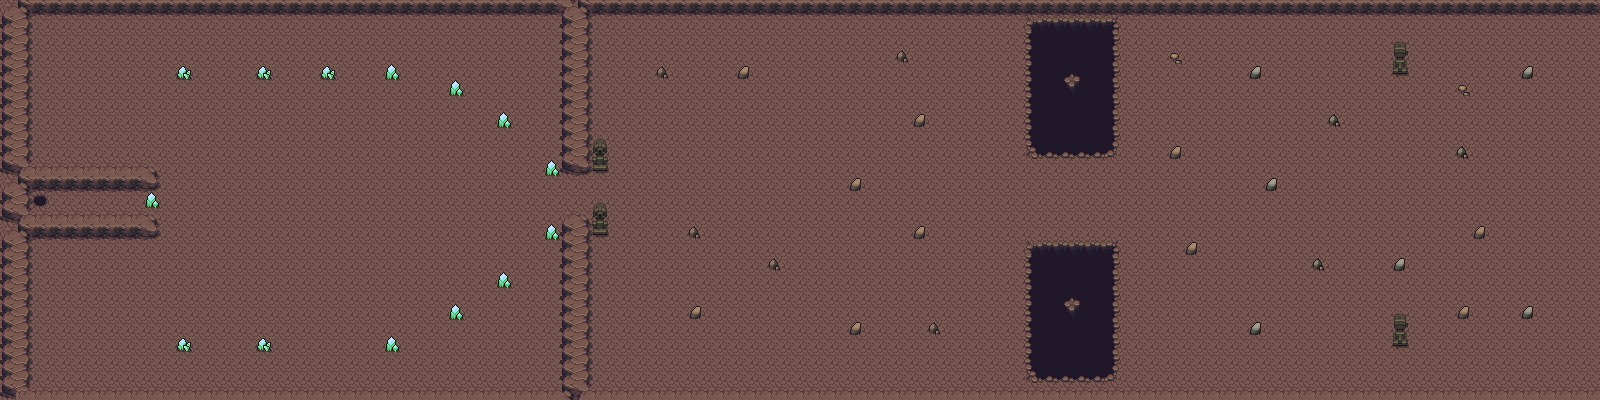

This is a level from a 2D game, rendered from its Tiled map with the project's own tilesets. A one-line summary and the map file follow, with tile-layer data summarised:
An orthogonal 100x25 tile map with 16x16 px tiles, 2 tile layers (Ground, Collisions), 2 tilesets and 41 objects.

<map version="1.2" tiledversion="1.3.4" orientation="orthogonal" renderorder="left-down" width="100" height="25" tilewidth="16" tileheight="16" infinite="0" nextlayerid="4" nextobjectid="43">
 <tileset firstgid="1" source="../Art/Style1/cave.tsx" />
 <tileset firstgid="1001" source="../Art/Style2/tileset_cave.tsx" />
 <layer id="1" name="Ground" width="100" height="25">
  <data>[2500 cells, 2500 non-empty, 1 distinct tile ids]</data>
 </layer>
 <layer id="2" name="Collisions" width="100" height="25">
  <data>[2500 cells, 481 non-empty, 38 distinct tile ids]</data>
 </layer>
 <objectgroup id="3" name="Collisions Mask">
  <object id="1" x="-0.5" y="-1" width="1601" height="16.5" />
  <object id="2" x="-0.5" y="15.5" width="32" height="151" />
  <object id="3" x="0" y="165.5" width="158" height="23" />
  <object id="5" x="-1.5" y="212.5" width="161" height="25.5" />
  <object id="6" x="-0.5" y="188" width="32" height="23" />
  <object id="7" x="-1" y="237.5" width="32.5" height="162.5" />
  <object id="8" x="30.5" y="383.5" width="1570" height="16" />
  <object id="9" x="559.5" y="207" width="33.5" height="176" />
  <object id="10" x="559.5" y="15" width="32.5" height="160" />
  <object id="11" x="1024" y="15" width="96" height="144.5" />
  <object id="12" x="1024.5" y="240" width="95.5" height="142" />
  <object id="13" x="1392" y="41" width="17" height="34.5" />
  <object id="14" x="1392" y="312.5" width="17" height="35" />
  <object id="15" x="1520" y="63.5" width="16" height="17" />
  <object id="16" x="1456" y="144" width="15.5" height="15.5" />
  <object id="17" x="1454.5" y="79" width="18.5" height="18" />
  <object id="18" x="1247.5" y="63" width="16.5" height="16.5" />
  <object id="19" x="1167.5" y="47.5" width="16.5" height="16.5" />
  <object id="20" x="1471.5" y="223.5" width="16.5" height="16.5" />
  <object id="21" x="1519.5" y="304" width="16.5" height="16" />
  <object id="22" x="1455.5" y="303.5" width="16.5" height="17" />
  <object id="23" x="1391.5" y="255.5" width="16.5" height="16.5" />
  <object id="24" x="1312" y="256" width="16" height="16" />
  <object id="25" x="1247.5" y="319.5" width="16.5" height="16.5" />
  <object id="26" x="1184" y="240" width="15.5" height="16" />
  <object id="27" x="1264.5" y="176.5" width="16" height="15.5" />
  <object id="28" x="1168" y="143.5" width="17" height="16.5" />
  <object id="29" x="1328" y="111.5" width="16.5" height="16.5" />
  <object id="30" x="928" y="320" width="16.5" height="16" />
  <object id="31" x="848.5" y="319.5" width="15.5" height="16" />
  <object id="32" x="912" y="224" width="16" height="15.5" />
  <object id="33" x="912" y="111" width="17" height="17" />
  <object id="34" x="848.5" y="176" width="16.5" height="16.5" />
  <object id="35" x="768" y="255.5" width="16" height="16.5" />
  <object id="36" x="688" y="303.5" width="15.5" height="16" />
  <object id="37" x="688.5" y="224" width="15.5" height="16.5" />
  <object id="38" x="656" y="63" width="16" height="17.5" />
  <object id="39" x="735.5" y="64" width="17.5" height="16.5" />
  <object id="40" x="895.5" y="48" width="17" height="16" />
  <object id="41" x="592" y="137.5" width="16.5" height="35" />
  <object id="42" x="592" y="201.5" width="16" height="37" />
 </objectgroup>
</map>
